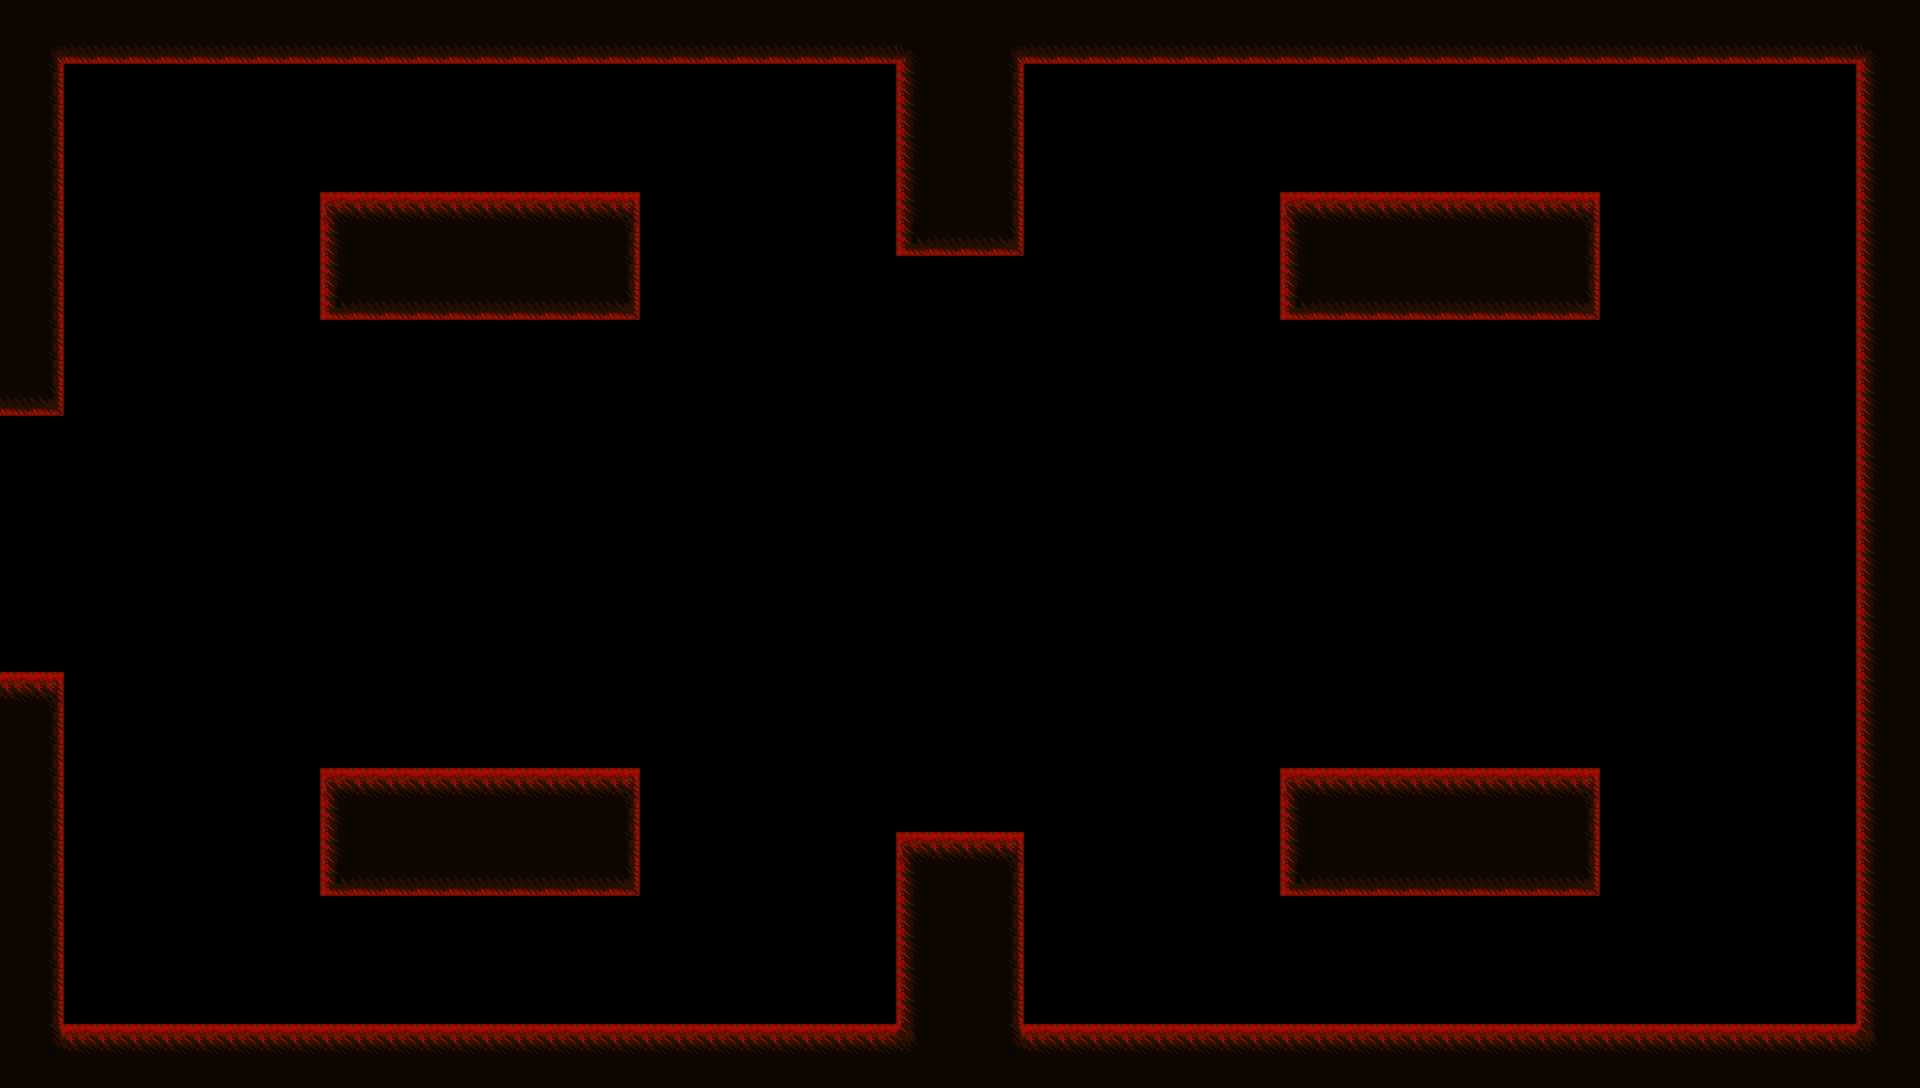

The image is a tile-based game level rendered from a .tmx file. Its description and complete source (layers, tilesets, objects, tile grids) follow:
An orthogonal 60x34 tile map with 32x32 px tiles, 1 tile layer (walls).

<map version="1.10" tiledversion="1.10.1" orientation="orthogonal" renderorder="right-down" width="60" height="34" tilewidth="32" tileheight="32" infinite="0" nextlayerid="2" nextobjectid="1">
 <tileset firstgid="1" source="walls.tsx" />
 <layer id="1" name="walls" width="60" height="34">
  <data encoding="csv">
11,11,11,11,11,11,11,11,11,11,11,11,11,11,11,11,11,11,11,11,11,11,11,11,11,11,11,11,11,11,11,11,11,11,11,11,11,11,11,11,11,11,11,11,11,11,11,11,11,11,11,11,11,11,11,11,11,11,11,11,
11,30,20,20,20,20,20,20,20,20,20,20,20,20,20,20,20,20,20,20,20,20,20,20,20,20,20,20,39,11,11,30,20,20,20,20,20,20,20,20,20,20,20,20,20,20,20,20,20,20,20,20,20,20,20,20,20,20,39,11,
11,12,0,0,0,0,0,0,0,0,0,0,0,0,0,0,0,0,0,0,0,0,0,0,0,0,0,0,10,11,11,12,0,0,0,0,0,0,0,0,0,0,0,0,0,0,0,0,0,0,0,0,0,0,0,0,0,0,10,11,
11,12,0,0,0,0,0,0,0,0,0,0,0,0,0,0,0,0,0,0,0,0,0,0,0,0,0,0,10,11,11,12,0,0,0,0,0,0,0,0,0,0,0,0,0,0,0,0,0,0,0,0,0,0,0,0,0,0,10,11,
11,12,0,0,0,0,0,0,0,0,0,0,0,0,0,0,0,0,0,0,0,0,0,0,0,0,0,0,10,11,11,12,0,0,0,0,0,0,0,0,0,0,0,0,0,0,0,0,0,0,0,0,0,0,0,0,0,0,10,11,
11,12,0,0,0,0,0,0,0,0,0,0,0,0,0,0,0,0,0,0,0,0,0,0,0,0,0,0,10,11,11,12,0,0,0,0,0,0,0,0,0,0,0,0,0,0,0,0,0,0,0,0,0,0,0,0,0,0,10,11,
11,12,0,0,0,0,0,0,0,0,1,2,2,2,2,2,2,2,2,3,0,0,0,0,0,0,0,0,10,11,11,12,0,0,0,0,0,0,0,0,1,2,2,2,2,2,2,2,2,3,0,0,0,0,0,0,0,0,10,11,
11,12,0,0,0,0,0,0,0,0,10,11,11,11,11,11,11,11,11,12,0,0,0,0,0,0,0,0,19,20,20,21,0,0,0,0,0,0,0,0,10,11,11,11,11,11,11,11,11,12,0,0,0,0,0,0,0,0,10,11,
11,12,0,0,0,0,0,0,0,0,10,11,11,11,11,11,11,11,11,12,0,0,0,0,0,0,0,0,0,0,0,0,0,0,0,0,0,0,0,0,10,11,11,11,11,11,11,11,11,12,0,0,0,0,0,0,0,0,10,11,
11,12,0,0,0,0,0,0,0,0,19,20,20,20,20,20,20,20,20,21,0,0,0,0,0,0,0,0,0,0,0,0,0,0,0,0,0,0,0,0,19,20,20,20,20,20,20,20,20,21,0,0,0,0,0,0,0,0,10,11,
11,12,0,0,0,0,0,0,0,0,0,0,0,0,0,0,0,0,0,0,0,0,0,0,0,0,0,0,0,0,0,0,0,0,0,0,0,0,0,0,0,0,0,0,0,0,0,0,0,0,0,0,0,0,0,0,0,0,10,11,
11,12,0,0,0,0,0,0,0,0,0,0,0,0,0,0,0,0,0,0,0,0,0,0,0,0,0,0,0,0,0,0,0,0,0,0,0,0,0,0,0,0,0,0,0,0,0,0,0,0,0,0,0,0,0,0,0,0,10,11,
20,21,0,0,0,0,0,0,0,0,0,0,0,0,0,0,0,0,0,0,0,0,0,0,0,0,0,0,0,0,0,0,0,0,0,0,0,0,0,0,0,0,0,0,0,0,0,0,0,0,0,0,0,0,0,0,0,0,10,11,
0,0,0,0,0,0,0,0,0,0,0,0,0,0,0,0,0,0,0,0,0,0,0,0,0,0,0,0,0,0,0,0,0,0,0,0,0,0,0,0,0,0,0,0,0,0,0,0,0,0,0,0,0,0,0,0,0,0,10,11,
0,0,0,0,0,0,0,0,0,0,0,0,0,0,0,0,0,0,0,0,0,0,0,0,0,0,0,0,0,0,0,0,0,0,0,0,0,0,0,0,0,0,0,0,0,0,0,0,0,0,0,0,0,0,0,0,0,0,10,11,
0,0,0,0,0,0,0,0,0,0,0,0,0,0,0,0,0,0,0,0,0,0,0,0,0,0,0,0,0,0,0,0,0,0,0,0,0,0,0,0,0,0,0,0,0,0,0,0,0,0,0,0,0,0,0,0,0,0,10,11,
0,0,0,0,0,0,0,0,0,0,0,0,0,0,0,0,0,0,0,0,0,0,0,0,0,0,0,0,0,0,0,0,0,0,0,0,0,0,0,0,0,0,0,0,0,0,0,0,0,0,0,0,0,0,0,0,0,0,10,11,
0,0,0,0,0,0,0,0,0,0,0,0,0,0,0,0,0,0,0,0,0,0,0,0,0,0,0,0,0,0,0,0,0,0,0,0,0,0,0,0,0,0,0,0,0,0,0,0,0,0,0,0,0,0,0,0,0,0,10,11,
0,0,0,0,0,0,0,0,0,0,0,0,0,0,0,0,0,0,0,0,0,0,0,0,0,0,0,0,0,0,0,0,0,0,0,0,0,0,0,0,0,0,0,0,0,0,0,0,0,0,0,0,0,0,0,0,0,0,10,11,
0,0,0,0,0,0,0,0,0,0,0,0,0,0,0,0,0,0,0,0,0,0,0,0,0,0,0,0,0,0,0,0,0,0,0,0,0,0,0,0,0,0,0,0,0,0,0,0,0,0,0,0,0,0,0,0,0,0,10,11,
0,0,0,0,0,0,0,0,0,0,0,0,0,0,0,0,0,0,0,0,0,0,0,0,0,0,0,0,0,0,0,0,0,0,0,0,0,0,0,0,0,0,0,0,0,0,0,0,0,0,0,0,0,0,0,0,0,0,10,11,
2,3,0,0,0,0,0,0,0,0,0,0,0,0,0,0,0,0,0,0,0,0,0,0,0,0,0,0,0,0,0,0,0,0,0,0,0,0,0,0,0,0,0,0,0,0,0,0,0,0,0,0,0,0,0,0,0,0,10,11,
11,12,0,0,0,0,0,0,0,0,0,0,0,0,0,0,0,0,0,0,0,0,0,0,0,0,0,0,0,0,0,0,0,0,0,0,0,0,0,0,0,0,0,0,0,0,0,0,0,0,0,0,0,0,0,0,0,0,10,11,
11,12,0,0,0,0,0,0,0,0,0,0,0,0,0,0,0,0,0,0,0,0,0,0,0,0,0,0,0,0,0,0,0,0,0,0,0,0,0,0,0,0,0,0,0,0,0,0,0,0,0,0,0,0,0,0,0,0,10,11,
11,12,0,0,0,0,0,0,0,0,1,2,2,2,2,2,2,2,2,3,0,0,0,0,0,0,0,0,0,0,0,0,0,0,0,0,0,0,0,0,1,2,2,2,2,2,2,2,2,3,0,0,0,0,0,0,0,0,10,11,
11,12,0,0,0,0,0,0,0,0,10,11,11,11,11,11,11,11,11,12,0,0,0,0,0,0,0,0,0,0,0,0,0,0,0,0,0,0,0,0,10,11,11,11,11,11,11,11,11,12,0,0,0,0,0,0,0,0,10,11,
11,12,0,0,0,0,0,0,0,0,10,11,11,11,11,11,11,11,11,12,0,0,0,0,0,0,0,0,1,2,2,3,0,0,0,0,0,0,0,0,10,11,11,11,11,11,11,11,11,12,0,0,0,0,0,0,0,0,10,11,
11,12,0,0,0,0,0,0,0,0,19,20,20,20,20,20,20,20,20,21,0,0,0,0,0,0,0,0,10,11,11,12,0,0,0,0,0,0,0,0,19,20,20,20,20,20,20,20,20,21,0,0,0,0,0,0,0,0,10,11,
11,12,0,0,0,0,0,0,0,0,0,0,0,0,0,0,0,0,0,0,0,0,0,0,0,0,0,0,10,11,11,12,0,0,0,0,0,0,0,0,0,0,0,0,0,0,0,0,0,0,0,0,0,0,0,0,0,0,10,11,
11,12,0,0,0,0,0,0,0,0,0,0,0,0,0,0,0,0,0,0,0,0,0,0,0,0,0,0,10,11,11,12,0,0,0,0,0,0,0,0,0,0,0,0,0,0,0,0,0,0,0,0,0,0,0,0,0,0,10,11,
11,12,0,0,0,0,0,0,0,0,0,0,0,0,0,0,0,0,0,0,0,0,0,0,0,0,0,0,10,11,11,12,0,0,0,0,0,0,0,0,0,0,0,0,0,0,0,0,0,0,0,0,0,0,0,0,0,0,10,11,
11,12,0,0,0,0,0,0,0,0,0,0,0,0,0,0,0,0,0,0,0,0,0,0,0,0,0,0,10,11,11,12,0,0,0,0,0,0,0,0,0,0,0,0,0,0,0,0,0,0,0,0,0,0,0,0,0,0,10,11,
11,37,2,2,2,2,2,2,2,2,2,2,2,2,2,2,2,2,2,2,2,2,2,2,2,2,2,2,38,11,11,37,2,2,2,2,2,2,2,2,2,2,2,2,2,2,2,2,2,2,2,2,2,2,2,2,2,2,38,11,
11,11,11,11,11,11,11,11,11,11,11,11,11,11,11,11,11,11,11,11,11,11,11,11,11,11,11,11,11,11,11,11,11,11,11,11,11,11,11,11,11,11,11,11,11,11,11,11,11,11,11,11,11,11,11,11,11,11,11,11
</data>
 </layer>
</map>
